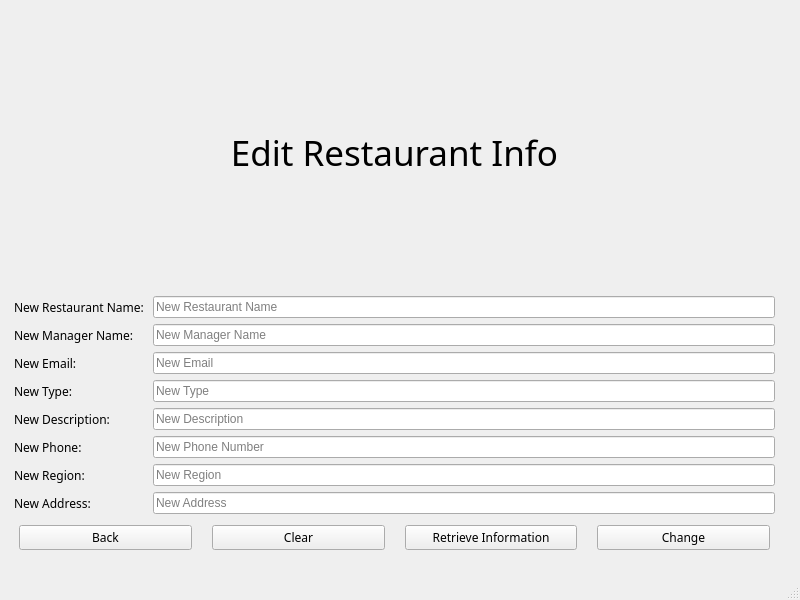
<?xml version="1.0" encoding="UTF-8"?>
<ui version="4.0">
 <class>MainWindow</class>
 <widget class="QMainWindow" name="MainWindow">
  <property name="geometry">
   <rect>
    <x>0</x>
    <y>0</y>
    <width>800</width>
    <height>600</height>
   </rect>
  </property>
  <property name="windowTitle">
   <string>MainWindow</string>
  </property>
  <widget class="QWidget" name="centralwidget">
   <widget class="QWidget" name="gridLayoutWidget">
    <property name="geometry">
     <rect>
      <x>9</x>
      <y>9</y>
      <width>771</width>
      <height>551</height>
     </rect>
    </property>
    <layout class="QGridLayout" name="gridLayout">
     <property name="leftMargin">
      <number>5</number>
     </property>
     <property name="topMargin">
      <number>5</number>
     </property>
     <property name="rightMargin">
      <number>5</number>
     </property>
     <property name="bottomMargin">
      <number>5</number>
     </property>
     <item row="2" column="0">
      <widget class="QLabel" name="lblManName">
       <property name="font">
        <font>
         <family>Arial Rounded MT Bold</family>
         <pointsize>9</pointsize>
        </font>
       </property>
       <property name="text">
        <string>New Manager Name: </string>
       </property>
       <property name="margin">
        <number>5</number>
       </property>
      </widget>
     </item>
     <item row="7" column="0">
      <widget class="QLabel" name="lblRegion">
       <property name="font">
        <font>
         <family>Arial Rounded MT Bold</family>
         <pointsize>9</pointsize>
        </font>
       </property>
       <property name="text">
        <string>New Region: </string>
       </property>
       <property name="margin">
        <number>5</number>
       </property>
      </widget>
     </item>
     <item row="1" column="1">
      <widget class="QLineEdit" name="lEditRestName">
       <property name="placeholderText">
        <string>New Restaurant Name</string>
       </property>
       <property name="clearButtonEnabled">
        <bool>true</bool>
       </property>
      </widget>
     </item>
     <item row="2" column="1">
      <widget class="QLineEdit" name="lEditManName">
       <property name="placeholderText">
        <string>New Manager Name</string>
       </property>
       <property name="clearButtonEnabled">
        <bool>true</bool>
       </property>
      </widget>
     </item>
     <item row="3" column="0">
      <widget class="QLabel" name="lblManEmail">
       <property name="font">
        <font>
         <family>Arial Rounded MT Bold</family>
         <pointsize>9</pointsize>
        </font>
       </property>
       <property name="text">
        <string>New Email: </string>
       </property>
       <property name="margin">
        <number>5</number>
       </property>
      </widget>
     </item>
     <item row="8" column="1">
      <widget class="QLineEdit" name="lEditAddress">
       <property name="placeholderText">
        <string>New Address</string>
       </property>
       <property name="clearButtonEnabled">
        <bool>true</bool>
       </property>
      </widget>
     </item>
     <item row="5" column="1">
      <widget class="QLineEdit" name="lEditDescription">
       <property name="placeholderText">
        <string>New Description</string>
       </property>
       <property name="clearButtonEnabled">
        <bool>true</bool>
       </property>
      </widget>
     </item>
     <item row="6" column="0">
      <widget class="QLabel" name="lblPhone">
       <property name="font">
        <font>
         <family>Arial Rounded MT Bold</family>
         <pointsize>9</pointsize>
        </font>
       </property>
       <property name="text">
        <string>New Phone: </string>
       </property>
       <property name="margin">
        <number>5</number>
       </property>
      </widget>
     </item>
     <item row="3" column="1">
      <widget class="QLineEdit" name="lEditManEmail">
       <property name="placeholderText">
        <string>New Email</string>
       </property>
       <property name="clearButtonEnabled">
        <bool>true</bool>
       </property>
      </widget>
     </item>
     <item row="5" column="0">
      <widget class="QLabel" name="lblDescription">
       <property name="font">
        <font>
         <family>Arial Rounded MT Bold</family>
         <pointsize>9</pointsize>
        </font>
       </property>
       <property name="text">
        <string>New Description: </string>
       </property>
       <property name="margin">
        <number>5</number>
       </property>
      </widget>
     </item>
     <item row="4" column="0">
      <widget class="QLabel" name="lblType">
       <property name="font">
        <font>
         <family>Arial Rounded MT Bold</family>
         <pointsize>9</pointsize>
        </font>
       </property>
       <property name="text">
        <string>New Type: </string>
       </property>
       <property name="margin">
        <number>5</number>
       </property>
      </widget>
     </item>
     <item row="0" column="0" colspan="2">
      <widget class="QLabel" name="lblTitle">
       <property name="sizePolicy">
        <sizepolicy hsizetype="Preferred" vsizetype="Preferred">
         <horstretch>0</horstretch>
         <verstretch>0</verstretch>
        </sizepolicy>
       </property>
       <property name="font">
        <font>
         <family>Arial Rounded MT Bold</family>
         <pointsize>26</pointsize>
        </font>
       </property>
       <property name="text">
        <string>Edit Restaurant Info</string>
       </property>
       <property name="alignment">
        <set>Qt::AlignCenter</set>
       </property>
      </widget>
     </item>
     <item row="6" column="1">
      <widget class="QLineEdit" name="lEditPhone">
       <property name="placeholderText">
        <string>New Phone Number</string>
       </property>
       <property name="clearButtonEnabled">
        <bool>true</bool>
       </property>
      </widget>
     </item>
     <item row="1" column="0">
      <widget class="QLabel" name="lblRestName">
       <property name="font">
        <font>
         <family>Arial Rounded MT Bold</family>
         <pointsize>9</pointsize>
        </font>
       </property>
       <property name="text">
        <string>New Restaurant Name: </string>
       </property>
       <property name="margin">
        <number>5</number>
       </property>
      </widget>
     </item>
     <item row="7" column="1">
      <widget class="QLineEdit" name="lEditRegion">
       <property name="placeholderText">
        <string>New Region</string>
       </property>
       <property name="clearButtonEnabled">
        <bool>true</bool>
       </property>
      </widget>
     </item>
     <item row="8" column="0">
      <widget class="QLabel" name="lblAddress">
       <property name="font">
        <font>
         <family>Arial Rounded MT Bold</family>
         <pointsize>9</pointsize>
        </font>
       </property>
       <property name="text">
        <string>New Address: </string>
       </property>
       <property name="margin">
        <number>5</number>
       </property>
      </widget>
     </item>
     <item row="4" column="1">
      <widget class="QLineEdit" name="lEditType">
       <property name="placeholderText">
        <string>New Type</string>
       </property>
       <property name="clearButtonEnabled">
        <bool>true</bool>
       </property>
      </widget>
     </item>
     <item row="9" column="0" colspan="2">
      <layout class="QHBoxLayout" name="horizontalLayout">
       <property name="spacing">
        <number>20</number>
       </property>
       <property name="leftMargin">
        <number>5</number>
       </property>
       <property name="topMargin">
        <number>5</number>
       </property>
       <property name="rightMargin">
        <number>5</number>
       </property>
       <property name="bottomMargin">
        <number>5</number>
       </property>
       <item>
        <widget class="QPushButton" name="btnBack">
         <property name="font">
          <font>
           <family>Arial Rounded MT Bold</family>
           <pointsize>9</pointsize>
          </font>
         </property>
         <property name="text">
          <string>Back</string>
         </property>
        </widget>
       </item>
       <item>
        <widget class="QPushButton" name="btnClear">
         <property name="font">
          <font>
           <family>Arial Rounded MT Bold</family>
           <pointsize>9</pointsize>
          </font>
         </property>
         <property name="text">
          <string>Clear</string>
         </property>
        </widget>
       </item>
       <item>
        <widget class="QPushButton" name="btnRefresh">
         <property name="font">
          <font>
           <family>Arial Rounded MT Bold</family>
           <pointsize>9</pointsize>
          </font>
         </property>
         <property name="text">
          <string>Retrieve Information</string>
         </property>
        </widget>
       </item>
       <item>
        <widget class="QPushButton" name="btnChange">
         <property name="font">
          <font>
           <family>Arial Rounded MT Bold</family>
           <pointsize>9</pointsize>
          </font>
         </property>
         <property name="text">
          <string>Change</string>
         </property>
        </widget>
       </item>
      </layout>
     </item>
    </layout>
   </widget>
  </widget>
  <widget class="QStatusBar" name="statusbar"/>
 </widget>
 <resources/>
 <connections/>
</ui>
